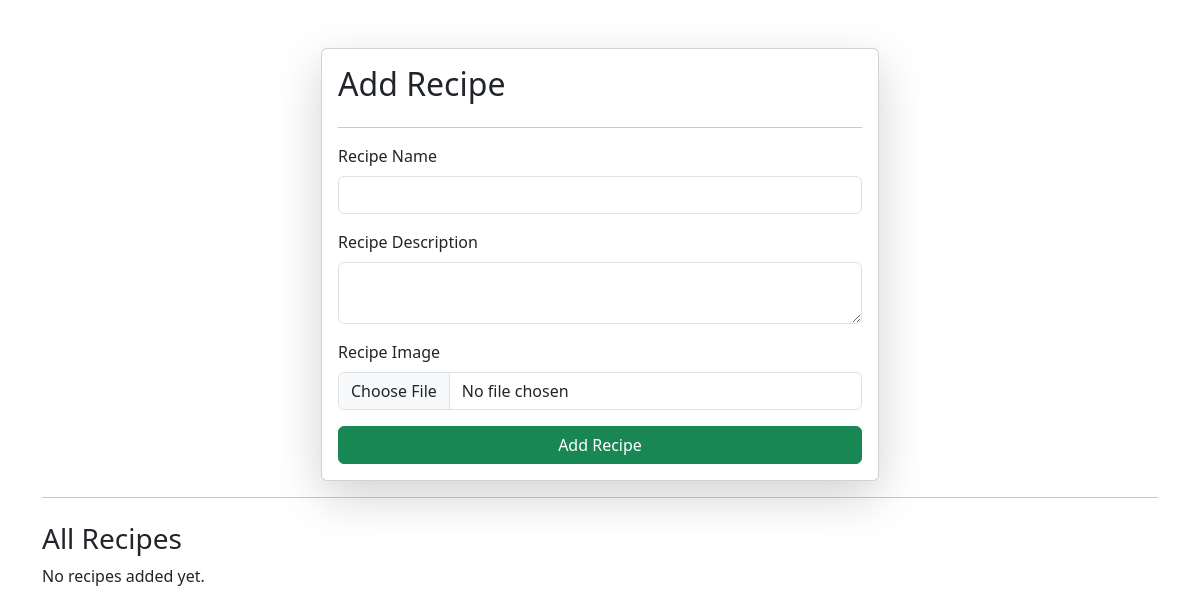
Before: /recipes/ with the older database file.
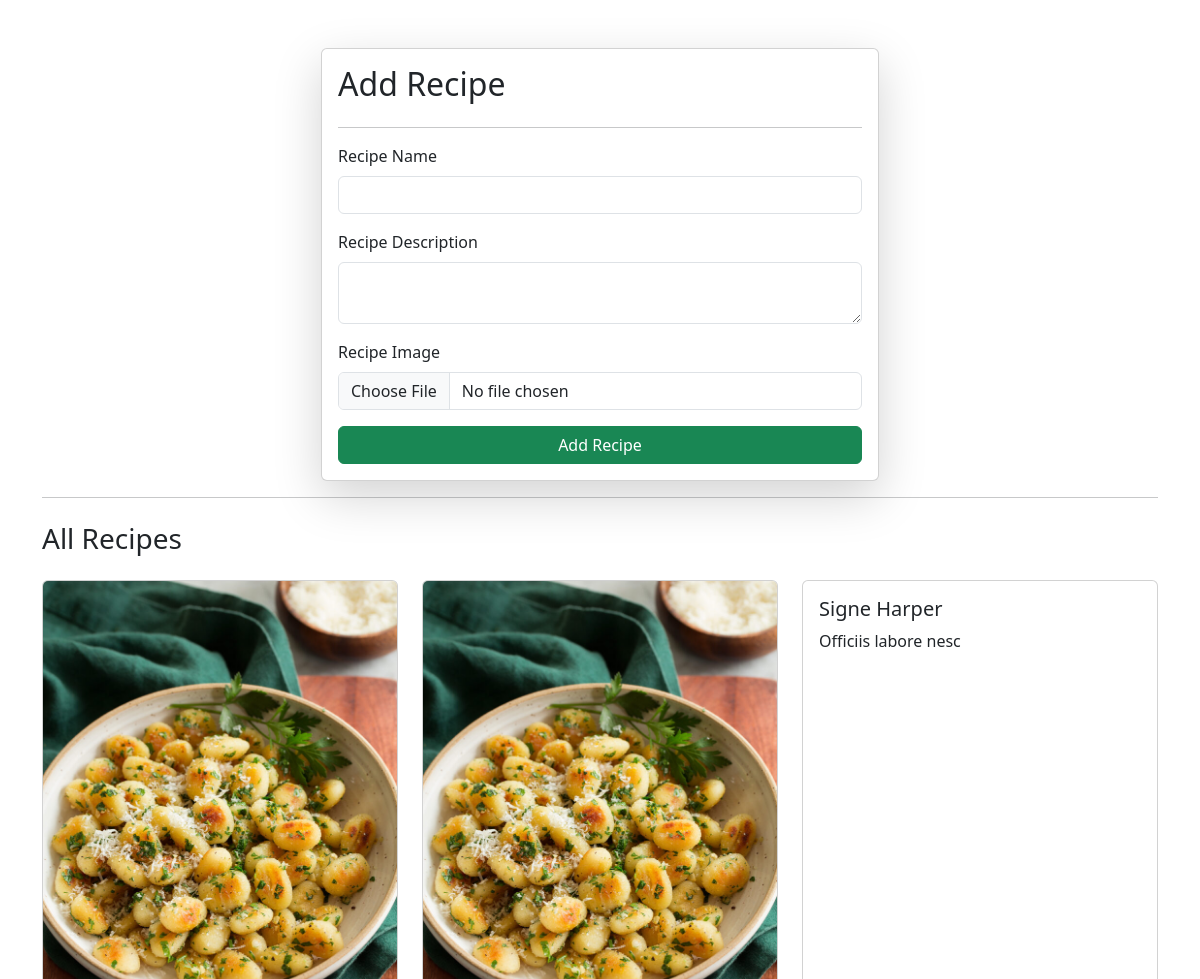
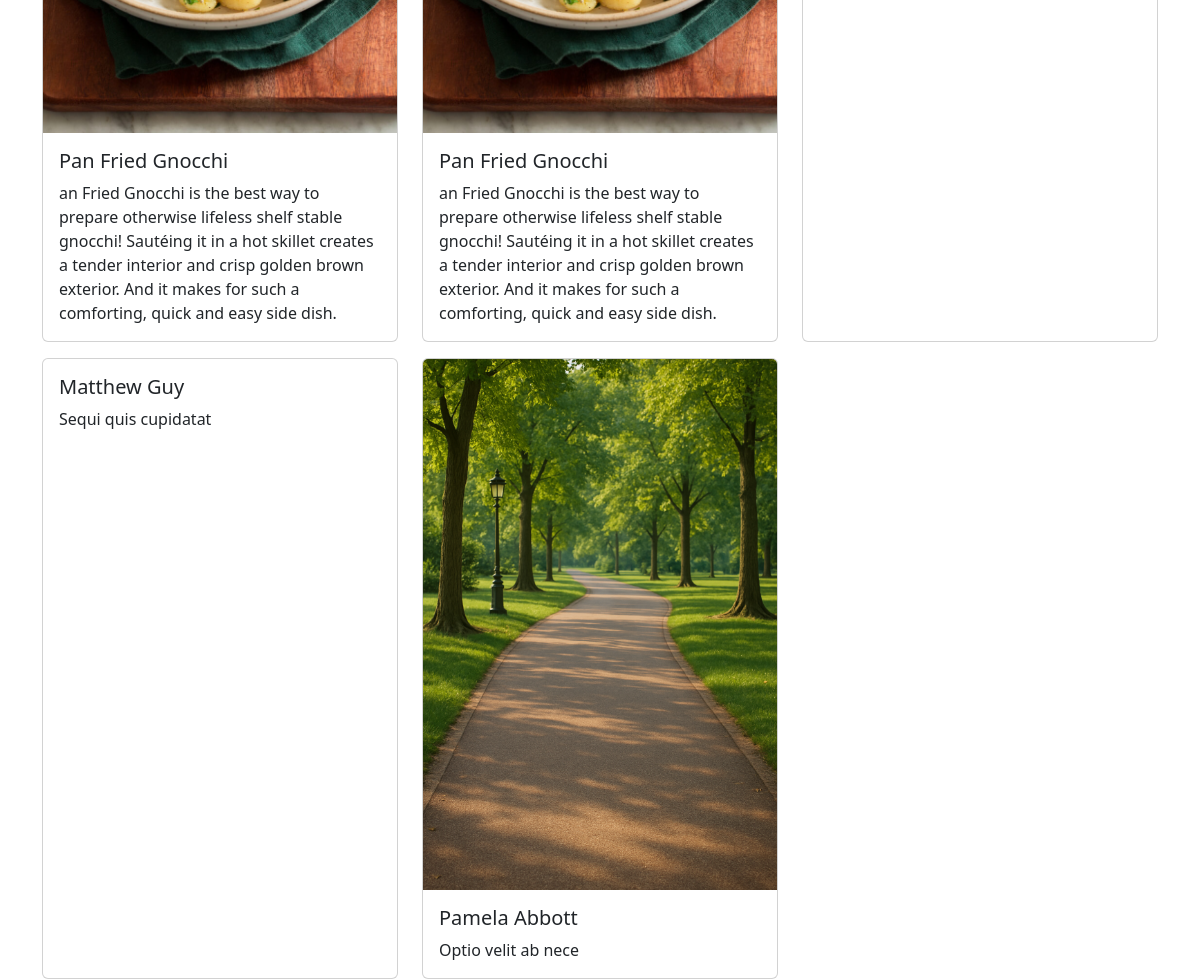
After: the same page with the newer database file (2 pictures, top to bottom).
### vege/models.py (models this page shows)
class Recipe(models.Model):
    recipe_name = models.CharField(max_length = 100)
    recipe_description = models.TextField()
    recipe_image = models.ImageField(upload_to='recipe')

### vege/views.py (the view, shortened to what this page needs)
# urls.py: path('recipes/', recipes, name="recipes"),
def recipes(request):
    all_recipes = Recipe.objects.all()  # ✅ Fetch all recipes
    return render(request, 'recipes.html', {'recipes': all_recipes})

### vege/templates/recipes.html (shortened to what this page needs)
{% extends "base.html" %}
{% load static %}
{% block start %}
<div class="container mt-5">
    <form class="col-6 mx-auto card p-3 shadow-lg" method="post" enctype="multipart/form-data">
        <h2>Add Recipe</h2>
        <hr>
        <div class="mb-3">
            <label class="form-label">Recipe Name</label>
            <input name="recipe_name" required type="text" class="form-control">
        </div>
        <div class="mb-3">
            <label class="form-label">Recipe Description</label>
            <textarea class="form-control" name="recipe_description" required></textarea>
        </div>
        <div class="mb-3">
            <label class="form-label">Recipe Image</label>
            <input name="recipe_image" type="file" class="form-control">
        </div>
        <button type="submit" class="btn btn-success">Add Recipe</button>
    </form>
    <hr>
    <h3 class="mt-4">All Recipes</h3>
    <div class="row">
        {% for recipe in recipes %}
        <div class="col-md-4 mt-3">
            <div class="card h-100">
                {% if recipe.recipe_image %}
                    <img src="{{ recipe.recipe_image.url }}" class="card-img-top" alt="Recipe Image">
                {% endif %}
                <div class="card-body">
                    <h5 class="card-title">{{ recipe.recipe_name }}</h5>
                    <p class="card-text">{{ recipe.recipe_description }}</p>
                </div>
            </div>
        </div>
        {% empty %}
        <p>No recipes added yet.</p>
        {% endfor %}
    </div>
</div>
{% endblock %}

### core/templates/base.html (shortened to what this page needs)
<!DOCTYPE html>
<html lang="en">
<head>
    <link href="https://cdn.jsdelivr.net/npm/bootstrap@5.3.0/dist/css/bootstrap.min.css" rel="stylesheet">
</head>
<body>
    {% block start %}
    {% endblock %}
</body>
</html>

Changed rows visible on the page:
added Recipe: recipe_image (picture), recipe_name "Pan Fried Gnocchi", recipe_description "an Fried Gnocchi is the best way to prepare otherwise lifeless shelf stable gnocchi! Sautéing it in a hot skillet creates a tender interior and crisp golden brown exterior. And it makes for such a comforting, quick and easy side dish."
added Recipe: recipe_image (picture), recipe_name "Pan Fried Gnocchi", recipe_description "an Fried Gnocchi is the best way to prepare otherwise lifeless shelf stable gnocchi! Sautéing it in a hot skillet creates a tender interior and crisp golden brown exterior. And it makes for such a comforting, quick and easy side dish."
added Recipe: recipe_name "Signe Harper", recipe_description "Officiis labore nesc"
added Recipe: recipe_name "Matthew Guy", recipe_description "Sequi quis cupidatat"
added Recipe: recipe_image (picture), recipe_name "Pamela Abbott", recipe_description "Optio velit ab nece"
Other visible differences:
text no longer shown: "No recipes added yet."
